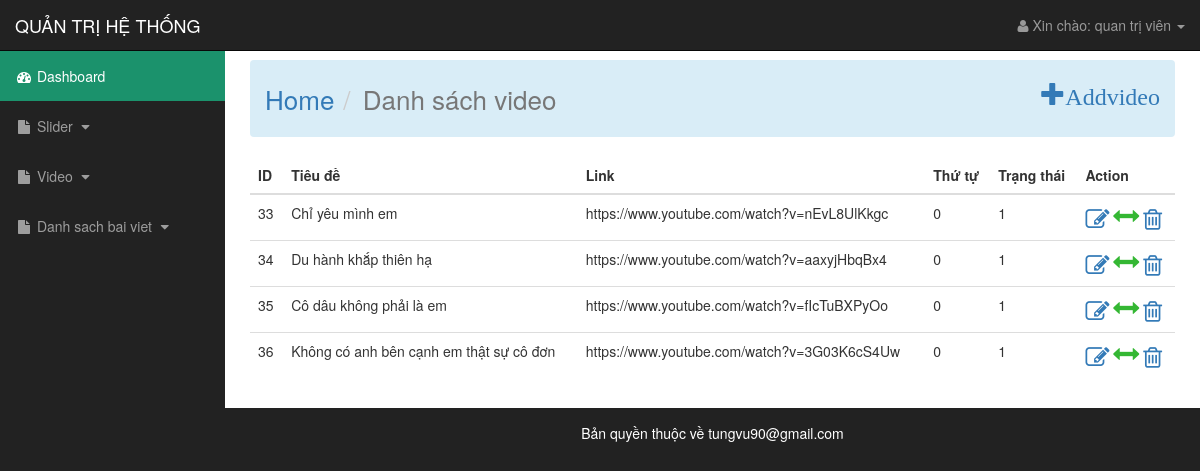
Page /admin/list_video.php on the committed database.
### tables this page shows
CREATE TABLE `tblvideo` (
  `id` int(10) NOT NULL,
  `title` varchar(100) NOT NULL,
  `link` varchar(200) NOT NULL,
  `ordernum` int(10) NOT NULL,
  `status` int(1) NOT NULL
);

### admin/list_video.php (the view, shortened to what this page needs)
<?php include('includes/header.php') ?>
<nav aria-label="breadcrumb">
  <ol class="breadcrumb">
    <li class="breadcrumb-item"><a href="#">Home</a></li>
    <li class="breadcrumb-item active" aria-current="page">Danh sách video</li>
	<a href="add_video.php" style="float: right;"><span class="glyphicon glyphicon-plus" style="font-size: 24px">Addvideo</span></a>
  </ol>
</nav>
<table class="table table-hover">
  <thead>
    <tr>
      <th scope="col">ID</th>
      <th scope="col">Tiêu đề</th>
      <th scope="col">Link</th>
      <th scope="col">Thứ tự</th>
      <th scope="col">Trạng thái</th>
      <th scope="col">Action</th>
    </tr>
  </thead>
  <tbody>
	<?php
	$query = "SELECT * FROM tblvideo ORDER BY ordernum DESC";
	$result = mysqli_query($dbc,$query);
	?>
	<?php if (mysqli_num_rows($result)): ?>
		<?php while ($row = mysqli_fetch_assoc($result)):?>
    <tr>
      <td scope="row"><?= $row['id'] ?></td>
      <td scope="row"><?= $row['title'] ?></td>
      <td scope="row"><?= $row['link'] ?>
	</td>
      <td scope="row"><?= $row['ordernum'] ?></td>
      <td scope="row"><?= $row['status'] ?></td>
      <td>
      	<a href="add_video.php?id=<?= $row['id'] ?>" title=" Sửa "><i style="font-size:24px" class="action fa">&#xf044;</i></a> <i style="font-size:26px;color: #34b733;" class="glyphicon glyphicon-resize-horizontal"></i>
      	<a onclick="return confirm('Bạn có muốn xóa không ?')" href="delete_video.php?id=<?= $row['id'] ?>" title=" Xóa "><i style="font-size:24px" class="action fa">&#xf014;</i></a>
      </td>
    </tr>
		<?php endwhile; ?>
	<?php endif ?>
  </tbody>
</table>
<?php include('includes/footer.php') ?>

### admin/includes/header.php (shortened to what this page needs)
<!DOCTYPE html>
<html lang="en">
<head>
    <link href="../css/bootstrap.min.css" rel="stylesheet">
    <link href="../css/sb-admin.css" rel="stylesheet">
    <link href="../css/plugins/morris.css" rel="stylesheet">
    <link href="../font-awesome/css/font-awesome.min.css" rel="stylesheet" type="text/css">
    <link href="styles/styles.css" rel="stylesheet" type="text/css">
</head>
<body>
<div id="wrapper">
<nav class="navbar navbar-inverse navbar-fixed-top" role="navigation">
    <div class="navbar-header">
        <a class="navbar-brand" href="index.php">QUẢN TRỊ HỆ THỐNG</a>
    </div>
    <ul class="nav navbar-right top-nav">
        <li class="dropdown">
            <a href="#" class="dropdown-toggle" data-toggle="dropdown"><i class="fa fa-user"></i> Xin chào:&nbsp;quan trị viên <b class="caret"></b></a>
        </li>
    </ul>
    <?php include('includes/sidebar.php') ?>
</nav>
<div id="page-wrapper">
<div class="container-fluid">

### admin/includes/sidebar.php (shortened to what this page needs)
<div class="collapse navbar-collapse navbar-ex1-collapse">
   <ul class="nav navbar-nav side-nav">
      <li style="background:#1b926c;color:#fff;">
         <a href="index.php" style="color:#fff;"><i class="fa fa-fw fa-dashboard"></i> Dashboard</a>
      </li>
      <li>
         <a href="javascript:;" data-toggle="collapse" data-target="#demo_1"><i class="fa fa-fw fa-file"></i> Slider <i class="fa fa-fw fa-caret-down"></i></a>
      </li>
      <li>
         <a href="javascript:;" data-toggle="collapse" data-target="#demo_2"><i class="fa fa-fw fa-file"></i> Video <i class="fa fa-fw fa-caret-down"></i></a>
      </li>
      <li>
         <a href="javascript:;" data-toggle="collapse" data-target="#demo_3"><i class="fa fa-fw fa-file"></i> Danh sach bai viet <i class="fa fa-fw fa-caret-down"></i></a>
      </li>
   </ul>
</div>

### admin/includes/footer.php (shortened to what this page needs)
</div>
</div>
<div id="footer">
            <p>Bản quyền thuộc về tungvu90@gmail.com</p>
        </div>
    </div>
</body>
</html>

### css/sb-admin.css (style rules this page uses)
body { margin-top: 100px; background-color: #222; }
@media (min-width:768px) { body { margin-top: 50px; } }
#wrapper { padding-left: 0; }
#page-wrapper { width: 100%; padding: 0; background-color: #fff; }
@media (min-width:768px) { #wrapper { padding-left: 225px; } }
@media (min-width:768px) { #page-wrapper { padding: 10px; } }
.top-nav { padding: 0 15px; }
.top-nav>li { display: inline-block; float: left; }
.top-nav>li>a { padding-top: 15px; padding-bottom: 15px; line-height: 20px; color: #999; }
@media (min-width:768px) { .side-nav { position: fixed; top: 51px; left: 225px; width: 225px; margin-left: -225px; border: none; border-radius: 0; overflow-y: auto; background-color: #222; bottom: 0; overflow-x: hidden; padding-bottom: 40px; } }
@media (min-width:768px) { .side-nav>li>a { width: 225px; } }
#footer { text-align: center; }
#footer p { font-size:14px; color:#fff; margin-bottom:0; line-height:50px; }

### admin/styles/styles.css (style rules this page uses)
.breadcrumb { background-color: #d9edf7; padding: 20px 15px; }
.breadcrumb>li { color: #0012ff; font-size: 26px;" }

### rows in the picture
tblvideo: id "33", title "Chỉ yêu mình em", link "https://www.youtube.com/watch?v=nEvL8UlKkgc", ordernum "0", status "1"
tblvideo: id "34", title "Du hành khắp thiên hạ", link "https://www.youtube.com/watch?v=aaxyjHbqBx4", ordernum "0", status "1"
tblvideo: id "35", title "Cô dâu không phải là em", link "https://www.youtube.com/watch?v=fIcTuBXPyOo", ordernum "0", status "1"
tblvideo: id "36", title "Không có anh bên cạnh em thật sự cô đơn", link "https://www.youtube.com/watch?v=3G03K6cS4Uw", ordernum "0", status "1"
